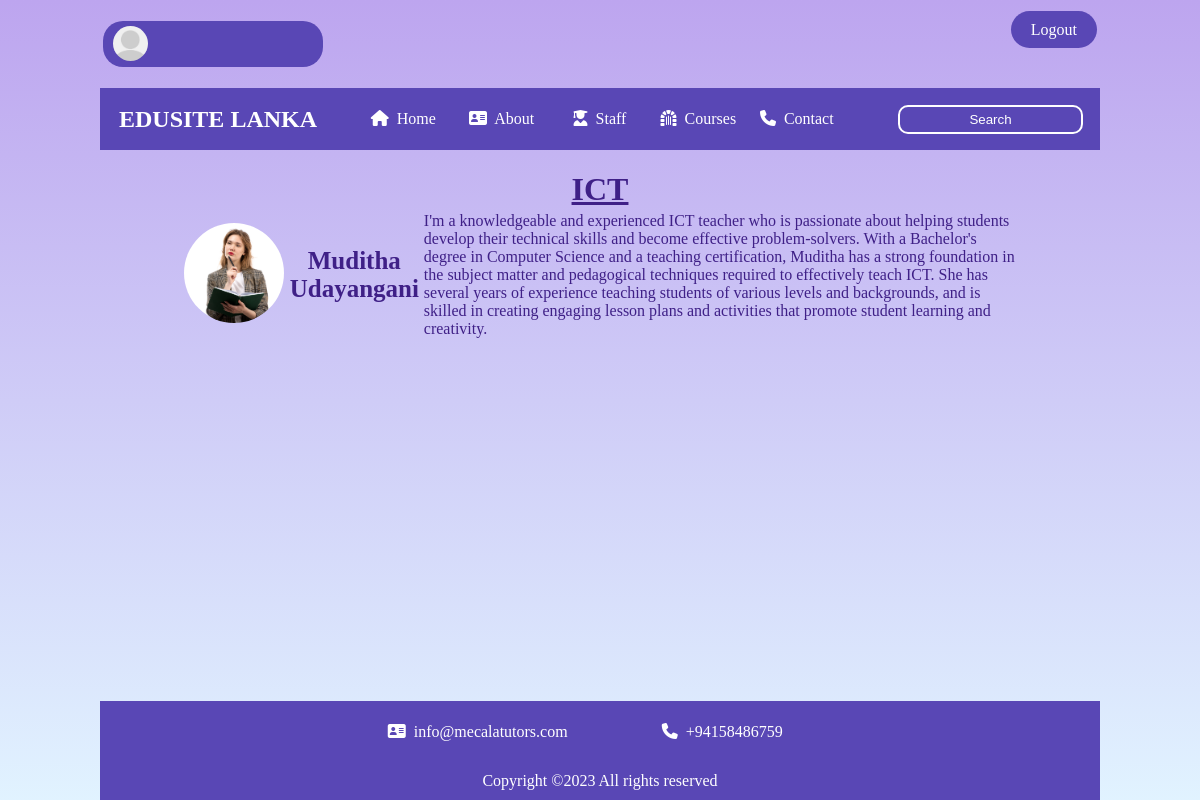
/ict.php, run on the app's committed database.
### tables this page shows
CREATE TABLE IF NOT EXISTS `teach_user_form2` (
  `id` int(100) NOT NULL AUTO_INCREMENT,
  `name` varchar(100) NOT NULL,
  `email` varchar(100) NOT NULL,
  `subject` varchar(100) NOT NULL,
  `password` varchar(100) NOT NULL,
  `image` varchar(100) NOT NULL,
  `info` varchar(2000) NOT NULL,
  `ProLink` varchar(100) DEFAULT 'sample.php',
  PRIMARY KEY (`id`)
);

### ict.php (the view, shortened to what this page needs)
<?php
    include 'config.php';
?>
<!DOCTYPE html>
<html>
    <link rel="stylesheet" type="text/css" href="https://cdnjs.cloudflare.com/ajax/libs/font-awesome/6.3.0/css/all.min.css">
    <link rel="stylesheet" href="master.css">
    <head>
    </head>
    <body class="sec">
        <br>
        <div class="Header_Section" align="center">
            <div class="header">
                <table align="center" width="100%">
                    <tr>
                        <td align="left" class="propicArea">
                            <div class="propicArea">
                            <?php
                                if($fetch['image'] == ''){
                                    echo '<img src="default-avatar.png" " class="profilePic">';
                                }else{
                                    echo '<img src="uploaded_img/'.$fetch['image'].'" class="profilePic">';
                                }
                            ?>
                            <div class="headName">
                                &nbsp;&nbsp;<?php echo $fetch['name']; ?> <br> &nbsp;&nbsp;<?php echo $fetch['email']; ?>
                            </div>
                            </div>
                        </td>
                       <td id="btnofloginm"><a href="indexcopy.php" class="delete-btn aboutLink">Logout</a></td>
                    </tr>
                </table>
            </div>
            <br>
            <div class="menu">
                <table align="center" width="100%">
                    <tr>
                        <td width="25%"><h2 class="Site">&nbsp;EDUSITE LANKA</h2></td>
                        <td width="10%" class="nav"><a href="index.php" class="nav"><i class="fa fa-home"></i>&nbsp Home</a></td>
                        <td width="10%" class="nav"><a href="index.php#aboutus_section" class="nav"><i class="fa-solid fa-address-card"></i>&nbsp About</a></td>
                        <td width="10%" class="nav"><a href="index.php#teacher_section" class="nav"><i class="fa-solid fa-user-graduate"></i>&nbsp Staff</a></td>
                        <td width="10%" class="nav"><a href="index.php#Course_section" class="nav"><i class="fa-solid fa-dungeon"></i>&nbsp Courses</a></td>
                        <td width="10%" class="nav"><a href="index.php#contact" class="nav"><i class="fa-solid fa-phone"></i>&nbsp Contact</a></td>
                        <td width="25%" class="Search" align="right"><input type="text" name="" class="Search" placeholder="Search">&nbsp;</td>
                    </tr>
                </table>
            </div>
        </div>
        <br>
<div class="container" align="center">
    <table class="imagetable" border="0" align="center" width="70%">
        <tbody>
            <?php
                $query = "SELECT * FROM  `teach_user_form2` WHERE subject='ICT' ";
                $r =mysqli_query($conn,$query);
                while($row=mysqli_fetch_assoc($r)){
            ?>
            <tr><td colspan="3"><h1 class="teacher_name" align="center"><u>ICT</u></h1></td></tr>
            <tr>
                <td  width="10%" height="100" align="center">
                    <a href="profiles_lec/<?php echo $row['ProLink']?>">
                        <img src="uploaded_img/<?php echo $row['image']?>" class="imgdata">
                    </a>
                </td>
                <td width="10%" height="100" align="center" id="tablename"><?php echo $row['name'] ?></td>
                <td width="70%" height="100" align="left" id="tabledescrip"> <?php echo $row['info'] ?></p></td>
            </tr>
            <?php
                }
            ?>
        </tbody>
    </table>
</div>
<br><br><br><br>
<br><br><br><br>
<br><br><br><br>
<br><br><br><br>
<br><br><br><br>
        <div id="contact">
            <div class="contact">
                <div class="footer_section">
                    <div class="teacher">
                        <div class="menu">
                            <table align="center" width="100%">
                                <tr>
                                    <td width="25%"><h2 class="Site">&nbsp;</h2></td>
                                    <td width="25%" class="nav"><i class="fa-solid fa-address-card"></i>&nbsp info@mecalatutors.com</td>
                                    <td width="25%" class="nav"><i class="fa-solid fa-phone"></i>&nbsp +94158486759</td>
                                    <td width="25%" class="Search" align="right">&nbsp;</td>
                                </tr>
                                <tr>
                                    <td colspan="4" align="center"><br>Copyright &copy;2023 All rights reserved</td>
                                </tr>
                            </table>
                        </div>
                    </div>
                </div>
            </div>
        </div>
    </body>
</html>

### master.css (style rules this page uses)
h1,h2,h3,h4,h5,h6,div,p,table,body { padding: 0px; margin: 0px; border: 0px; }
body { font-family: Garamond, serif; color: #3f2087; background-image: url(../images/body-bg.jpg); background-color: #f763c3; background-image: linear-gradient(#bda5ef,#e1f3ff,#bda5ef); }
body.sec { font-family: Garamond, serif; color: #3f2087; background-image: url(../images/body-bg.jpg); background-color: #f763c3; background-image: linear-gradient(#bda5ef,#e1f3ff); }
.Header_Section,.welcome_section, .aboutus_section, .count_section, .teacher_section,.footer_section { margin-left: 100px; margin-right: 100px; }
div.footer_section { background-color: rgba(72,119,217,0.2); }
div.header { font-family: "Georgia", Times,serif; color: #f763c3; }
.profilePic { float: left; width: 35px; height: 35px; border-radius: 35px; object-fit: cover; }
.propicArea { vertical-align: middle; }
div.propicArea { background-color: rgba(89,71,181,255); padding-top: 5px; padding-bottom: 5px; padding-left: 10px; padding-right: 10px; border-radius: 20px; width: 200px; }
.headName { font-family: "Georgia", Times,serif; color: white; text-align: left; }
td.nav { text-align: center; padding-top: 10px; padding-bottom: 10px; }
a.nav { text-decoration: none; color: white; }
.menu { background-color: rgba(89,71,181,255); color: white; padding-top: 10px; padding-bottom: 10px; font-family: "Georgia", Times,serif; padding-left: 10px; padding-right: 10px; }
input.Search { border-radius: 10px; border-color: white; border-style: solid; color: white; background-color: rgba(89,71,181,255); padding-top: 5px; padding-bottom: 5px; text-align: center; }
::placeholder { color: white; opacity: 1; }
a.aboutLink,a.teacher { text-decoration: none; color: white; background-color: rgba(89,71,181,255); padding-top: 10px; padding-bottom: 10px; padding-left: 20px; padding-right: 20px;; text-align: center; border-radius: 20px; }
.imgdata { width: 100px; height:100px; object-fit: cover; border-radius: 100px; }
#tablename { font-weight: bold; font-size: 25px; }
#btnofloginm { text-align: right; display: block; }

### data on the page
teach_user_form2: image (picture), name "Muditha Udayangani", info "I'm a knowledgeable and experienced ICT teacher who is passionate about helping students develop their technical skills and become effective problem-solvers. With a Bachelor's degree in Computer Science and a teaching certification, Muditha has a strong foundation in the subject matter and pedagogical techniques required to effectively teach ICT. She has several years of experience teaching students of various levels and backgrounds, and is skilled in creating engaging lesson plans and activities that promote student learning and creativity."
